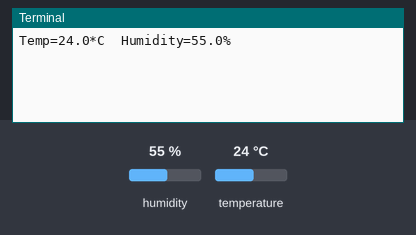
Bench run of a program on a simulated Raspberry Pi (BCM pin numbers). On the bench: the last lines printed to the terminal. The test bench sets the inputs (shaded band); at power-on: humidity 55 %, temperature 24 °C. The clock reads 2024-03-15 10:24:30 at power-on unless the program sets it; the desktop window is not drawn, its controls go by their first labels and the mouse button is held 0.15 s; threads take turns every 2 ms.

Above: at 1.8 s.
1.9 s: humidity set to 22 %
At 6.5 s:
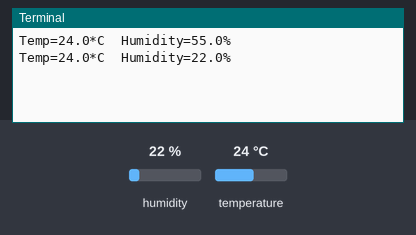
7.9 s: temperature set to 12 °C
At 11.5 s:
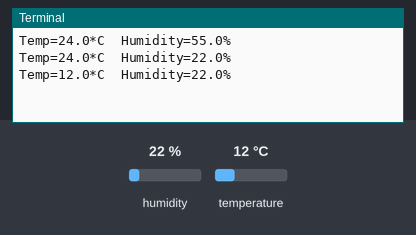
13.9 s: humidity set to 40 %
At 16.5 s:
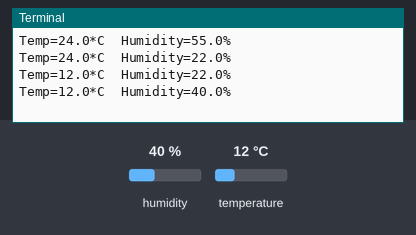
Timing chart, 0 to 18.0 s (numbered marks = the images above; inputs shaded):
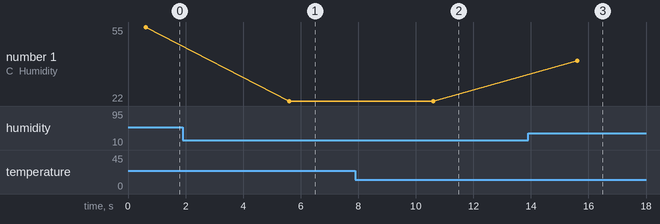

Measured:
- after the input at 1.9 s, the terminal: prints a new line after 3.7 s (image 1)
- after the input at 7.9 s, the terminal: prints a new line after 2.7 s (image 2)
- after the input at 13.9 s, the terminal: prints a new line after 1.7 s (image 3)
- plotted number 1: 55 → 22 after the input at 1.9 s, 22 → 40 after the input at 13.9 s

The program:

DHT_UI.py
```python
import tkinter as tk
import numpy as np
import random
import time
import datetime
import threading
import Adafruit_DHT

pin = 4
sensor = Adafruit_DHT.DHT22

def tick():

    time2=time.strftime('%H:%M:%S')
    clock.config(text=time2)
    clock.after(200,tick)


def get_data():

    threading.Timer(5, get_data).start()

    humidity, temperature = Adafruit_DHT.read_retry(sensor, pin)

    if humidity is not None and temperature is not None:
        print('Temp={0:0.1f}*C  Humidity={1:0.1f}%'.format(temperature, humidity))
        l_display.config(text = temperature)
    else:
        print('Failed to get reading. Try again!')


    return temperature


mainwindow = tk.Tk()
mainwindow.geometry('640x340')
mainwindow.title("Sensor Data Live Feed ")

clock=tk.Label(mainwindow,font=("Arial",30), bg='green',fg="white")
clock.grid(row=0, column=0, padx=10, pady=10, sticky="nsew")

l_m=tk.Label(mainwindow,text="Sensor Data ",font=("Arial",30),fg="Black")
l_m.grid(row=0,column=1, padx=10, pady=10, sticky="nsew")

l_t=tk.Label(mainwindow, text="Temperature C",font=("Arial",25))
l_t.grid(row=1,column=0, padx=10, pady=10, sticky="nsew")

l_display=tk.Label(mainwindow,font=("Arial",25),fg="red")
l_display.grid(row=1,column=1, padx=10, pady=10, sticky="nsew")


tick()
get_data()

mainwindow.mainloop()
```
